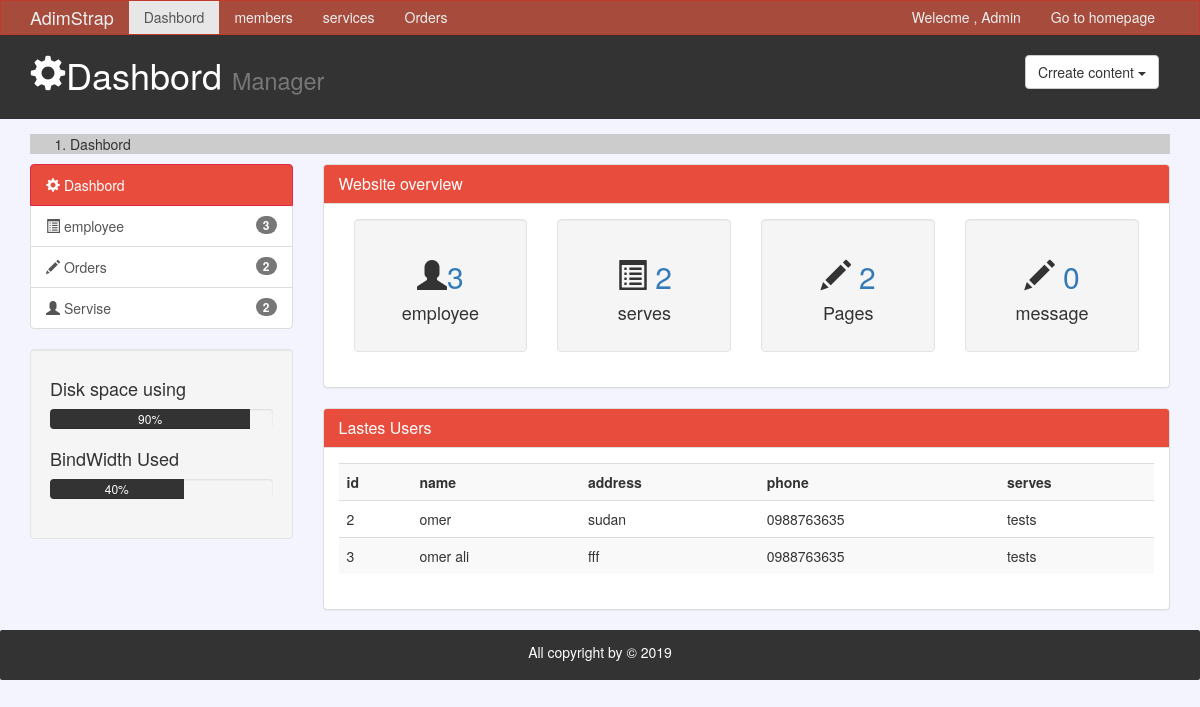
The app's page /admin/index.php with its own data.
### tables this page shows
CREATE TABLE `members` (
  `me_id` int(11) NOT NULL,
  `name` varchar(250) NOT NULL,
  `emali` varchar(250) NOT NULL,
  `serv_id` int(11) NOT NULL,
  `phone` varchar(100) NOT NULL,
  `address` varchar(100) NOT NULL,
  `create_at` timestamp NOT NULL DEFAULT CURRENT_TIMESTAMP ON UPDATE CURRENT_TIMESTAMP,
  `password` varchar(100) NOT NULL,
  `price` double NOT NULL,
  `img` varchar(250) NOT NULL,
  `status` tinyint(4) NOT NULL DEFAULT '0',
  `groups` tinyint(4) NOT NULL DEFAULT '0',
  `nationality` varchar(250) NOT NULL,
  `Gender` varchar(100) NOT NULL,
  `full_name` varchar(250) NOT NULL
);

CREATE TABLE `serv` (
  `id` int(11) NOT NULL,
  `name_serves` varchar(250) NOT NULL,
  `descs` text NOT NULL,
  `create_at` timestamp NOT NULL DEFAULT CURRENT_TIMESTAMP ON UPDATE CURRENT_TIMESTAMP,
  `img` varchar(250) NOT NULL
);

### admin/classes/config.php (called while the page is built)
<?php
class Config{
    public static function get($path=null){
        if($path){
            $config=$GLOBALS['config'];
            $path=explode('/',$path);
           foreach($path as $bit){
               if(isset($config[$bit])){
                   $config=$config[$bit];
               }
           }
           return $config;
        }
        return false;
    }
}

### admin/classes/DB.php (called while the page is built, shortened)
<?php
class DB{
    private static $_instance;
    private $_pdo,
            $_query,
            $_error=false,
            $_count=0,
            $_result;
private function __construct(){
    try{
        $this->_pdo=new PDO('mysql:host='.Config::get('mysql/host').';dbname='.Config::get('mysql/db'),Config::get('mysql/username'),Config::get('mysql/password'));
    }
        catch(PDOException $e){
            die($e->getMessage());
        }
}
 public static function getInstace(){
     if(!isset(self::$_instance)){
       self::$_instance=new DB();
     }
     return self::$_instance;
 }
 public function query($sql,$param=array()){
     if($this->_query=$this->_pdo->prepare($sql)){
         if($this->_query->execute()){
             $this->_result=$this->_query->fetchAll(PDO::FETCH_OBJ);
             $this->_count=$this->_query->rowcount();
         }
         else{
             $this->_error=true;
         }
     }
     return $this;
 }
public function result(){
    return $this->_result;
}
 public function All($table){
     return $this->query("SELECT * from {$table}");
 }
public function count(){
    return $this->_count;
}
}

### admin/index.php (the view, shortened to what this page needs)
<?php
$emp=DB::getInstace()->all('members')->count();
$orders=DB::getInstace()->all('orders')->count();
$servs=DB::getInstace()->all('serv')->count();
$msgs=DB::getInstace()->all('message')->count();
$allData=DB::getInstace()->query('SELECT members.*,serv.* from members
JOIN serv ON
members.serv_id=serv.id where groups !=1 limit 5');
?>
  <section id="breadcrumd">
      <div class="container">
          <ol class="breadcrumd">
              <li class="active"><a href="">Dashbord</a> </li>
          </ol>
      </div>
  </section>
  <section id="main">
      <div class="container">
          <div class="row">
              <div class="col-md-3">
                  <div class="list-group">
                      <a href="index.html" class="list-group-item active"><span class="glyphicon glyphicon-cog" aria-hidden="true"></span> Dashbord</a>
                      <a href="pages.html" class="list-group-item "><span class="glyphicon glyphicon-list-alt" aria-hidden="true"></span> employee <span class="badge"><?php echo $emp ?></span></a>
                      <a href="post.html" class="list-group-item "><span class="glyphicon glyphicon-pencil" aria-hidden="true"></span> Orders <span class="badge"><?php echo $orders ?></span></a>
                      <a href="user.html" class="list-group-item"><span class="glyphicon glyphicon-user" aria-hidden="true"></span> Servise <span class="badge"><?php echo $servs?></span></a>
                  </div>
                  <div class="well">
                      <h4>Disk space using</h4>
                      <div class="progress">
                          <div class="progress-bar" role="progressbar" aria-valuenow="60" aria-valuemin="0" aria-valuemax="60" style="width:90%">90%</div>
                      </div>
                      <h4>BindWidth Used</h4>
                      <div class="progress">
                          <div class="progress-bar" role="progressbar" aria-valuenow="60" aria-valuemin="0" aria-valuemax="60%" style="width:60%">40%</div>
                      </div>
                  </div>
              </div>
              <div class="col-md-9">
                  <div class="panel panel-default">
                      <div class="panel-heading main-color">
                          <h3 class="panel-title">Website overview</h3>
                      </div>
                      <div class="panel-body">
                          <div class="col-md-3">
                              <div class="well dash-box">
                                  <h2><span class="glyphicon glyphicon-user" aria-hidden="true"></span><a href="members.php?do=manage"><span><?php echo $emp ?></span></a> </h2>
                                  <h4>employee</h4>
                              </div>
                          </div>
                          <div class="col-md-3">
                                <div class="well dash-box">
                                    <h2><span class="glyphicon glyphicon-list-alt" aria-hidden="true"></span>
                                    <a href="serves.php?do=manage"><?php echo $servs ?></a>
                                    </h2>
                                    <h4>serves</h4>
                                </div>
                            </div>
                          <div class="col-md-3">
                                <div class="well dash-box">
                                    <h2><span class="glyphicon glyphicon-pencil" aria-hidden="true"></span>
                                     <a href="orders.php"><?php echo $orders ?></a>
                                    </h2>
                                    <h4>Pages</h4>
                                </div>
                            </div>
                          <div class="col-md-3">
                                <div class="well dash-box">
                                    <h2><span class="glyphicon glyphicon-pencil" aria-hidden="true"></span>
                                     <a href="message.php"><?php echo $msgs ?></a>
                                    </h2>
                                    <h4>message</h4>
                                </div>
                            </div>
                      </div>
                  </div>
                  <div class="panel panel-default">
                      <div class="panel-heading main-color">
                          <h4 class="panel-title">Lastes Users</h4>
                      </div>
                      <div class="panel-body">
                         <table class="table table-striped table-hover">
                             <tr>
                                 <th>id</th>
                                 <th>name</th>
                                 <th>address</th>
                                 <th>phone</th>
                                 <th>serves</th>
                             </tr>
                             <?php foreach($allData->result() as $d):  ?>
                                <tr>
                                 <td><?php echo $d->me_id  ?></td>
                                 <td><?php echo $d->full_name  ?></td>
                                 <td><?php echo $d->address  ?></td>
                                 <td><?php echo $d->phone  ?></td>
                                 <td><?php echo $d->name_serves  ?></td>
                                </tr>
                            <?php endforeach;?>
                         </table>
                      </div>
                  </div>
              </div>
          </div>
      </div>
  </section>
  <footer id="footer">
   <p>All copyright by &copy; 2019</p>
  </footer>

### admin/layout/css/style.css (style rules this page uses)
body { background: #f4f4ff; }
.main-color { background: #e74c3c !important; color:#fff !important; border-color: #c0392b; }
.breadcrumd { background:#cccccc; color: #333333; }
.breadcrumd a { color: #333333; }
.list-group-item.active, .list-group-item.active:focus, .list-group-item.active:hover { z-index: 2; color: #fff; background-color: #e74c3c; border-color: #e02744; }
.progress-bar { background: #333333; color:#ffffff; }
.dash-box { text-align: center; }
#footer { background: #333333; color: #fff; text-align: center; padding-bottom: 8px; border-radius: 2px; }
#footer p { padding-top: 12px; }

### records on screen
members: me_id "2", full_name "omer", address "sudan", phone "0988763635", serv.name_serves "tests"
members: me_id "3", full_name "omer ali", address "fff", phone "0988763635", serv.name_serves "tests"

### other values on screen
$emp "3"
$orders "2"
$servs "2"
$msgs "0"
